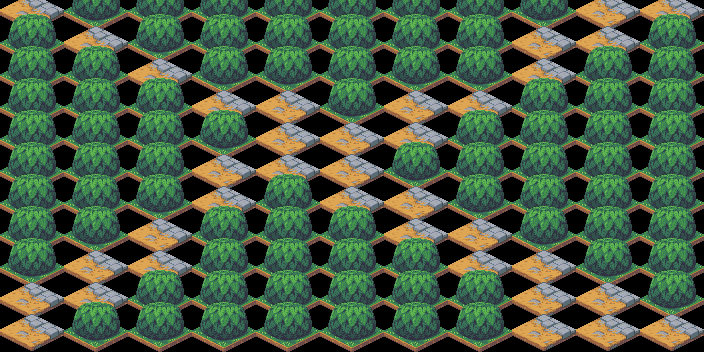

The image is a tile-based game level rendered from a .tmx file. Its description and complete source (layers, tilesets, objects, tile grids) follow:
An orthogonal 11x11 tile map with 64x32 px tiles, 1 tile layer (background), 2 tilesets.

<map version="1.0" tiledversion="1.1.1" orientation="orthogonal" renderorder="left-down" width="11" height="11" tilewidth="64" tileheight="32" infinite="0" nextobjectid="1">
 <tileset firstgid="1" name="tileset tiled" tilewidth="64" tileheight="64" tilecount="24" columns="6">
  <image source="tileset_tiled.png" width="439" height="256" />
 </tileset>
 <tileset firstgid="25" name="tileset tiled" tilewidth="64" tileheight="64" tilecount="24" columns="6">
  <image source="tileset_tiled.png" width="439" height="256" />
 </tileset>
 <layer name="background" width="11" height="11">
  <data encoding="csv">
7,26,26,26,26,26,26,26,26,7,7,
26,7,26,26,26,26,26,26,7,7,2,
26,26,7,26,26,26,26,26,7,26,2,
26,26,26,7,7,26,7,7,26,26,2,
26,26,26,26,7,7,7,26,26,26,2,
26,26,26,7,7,7,26,26,26,26,2,
26,26,26,7,26,7,7,26,26,26,2,
26,26,7,26,26,26,7,7,26,26,2,
26,7,7,26,26,26,26,7,7,26,2,
7,7,26,26,26,26,26,26,7,7,2,
7,26,26,26,26,26,26,26,7,7,7
</data>
 </layer>
</map>
